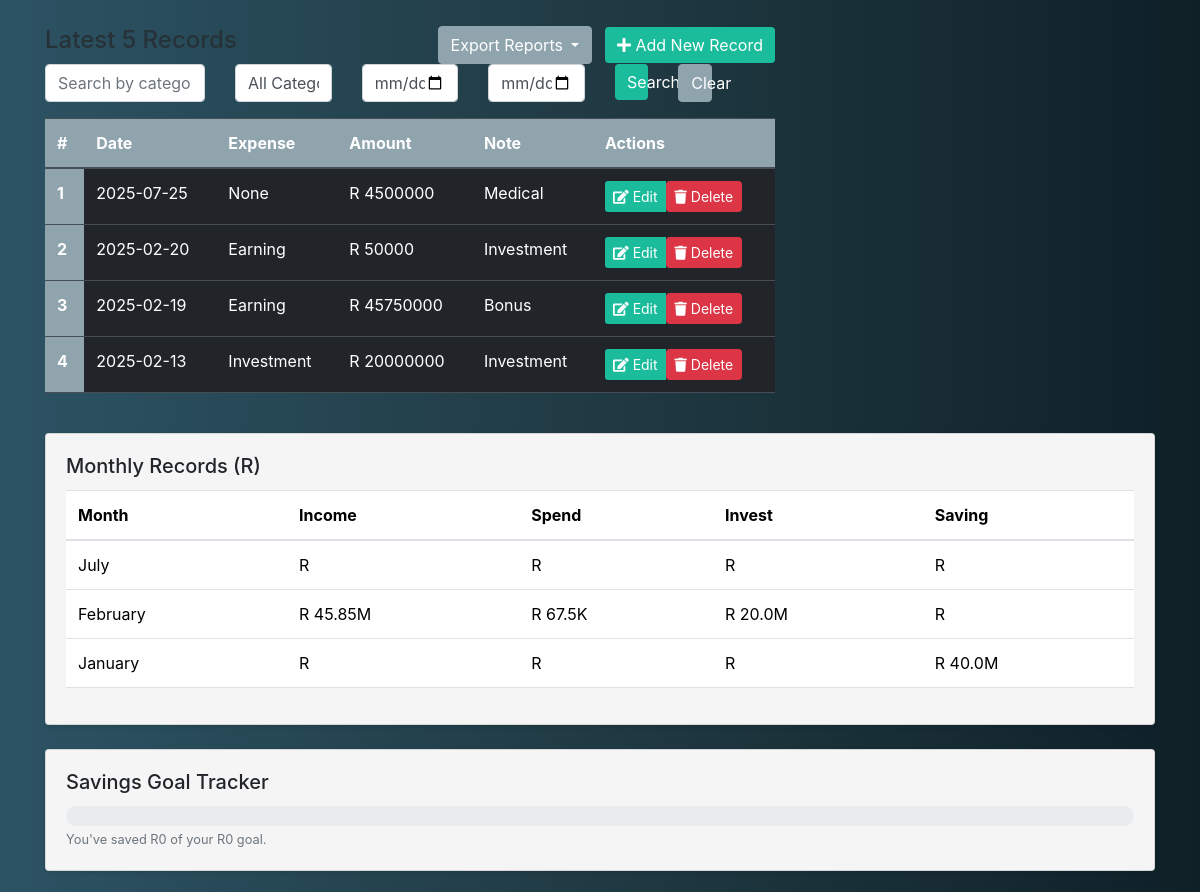
Page /home (signed in, middle part) on the earlier database version.
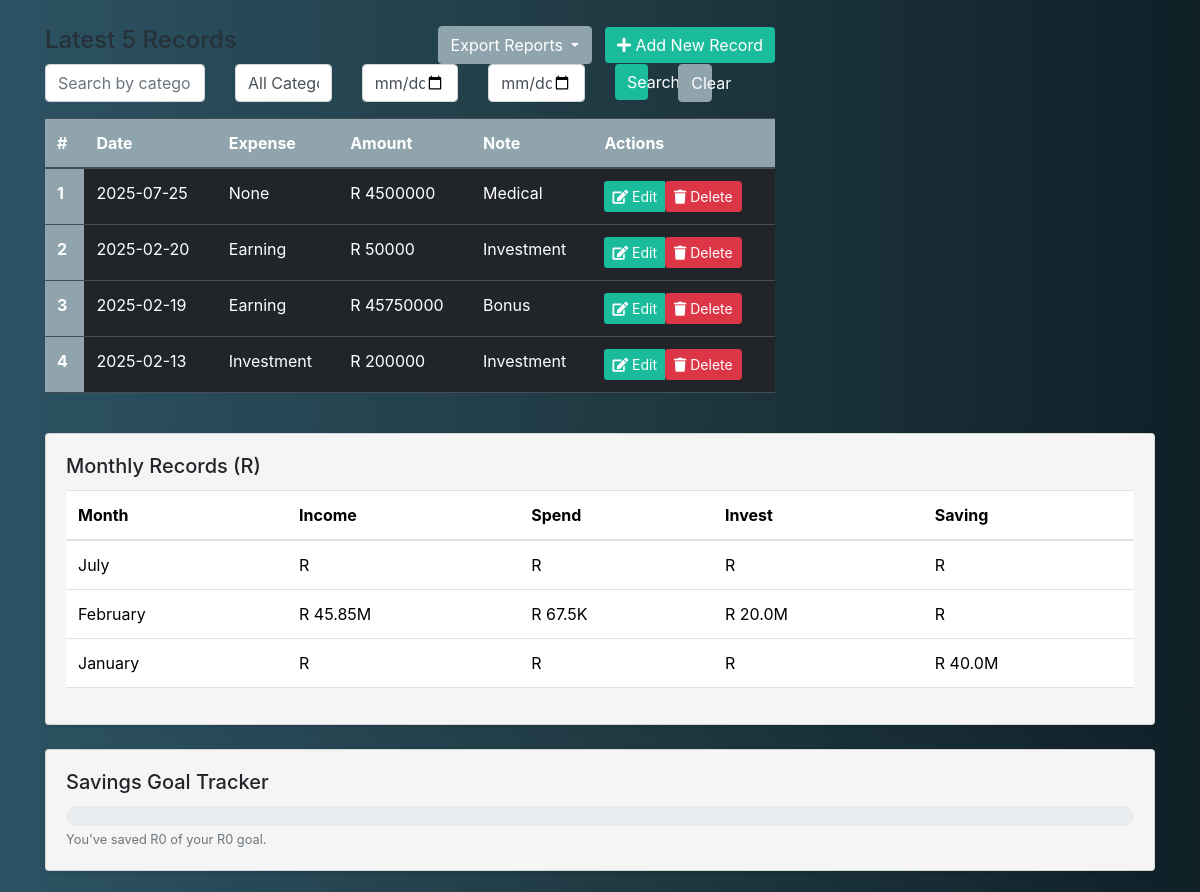
Same page on the later database version.
### tables this page shows
CREATE TABLE user_expenses (id INTEGER PRIMARY KEY AUTOINCREMENT, user_id INTEGER NOT NULL, pdate DATE NOT 
        NULL, expense VARCHAR(10) NOT NULL, amount INTEGER NOT NULL, pdescription VARCHAR(50), FOREIGN KEY (user_id) 
        REFERENCES user_login(user_id));

### main.py (the view)
@app.route('/home')
def home():
    if 'user_id' in session:  # if user is logged-in
        query = """select * from user_login where user_id = {} """.format(session['user_id'])
        userdata = support.execute_query("search", query)
        table_query = """select * from user_expenses where user_id = {} order by pdate desc""".format(
            session['user_id'])
        table_data = support.execute_query("search", table_query)
        df = pd.DataFrame(table_data, columns=['#', 'User_Id', 'Date', 'Expense', 'Amount', 'Note'])
        df = support.generate_df(df)
        try:
            earning, spend, invest, saving = support.top_tiles(df)
        except:
            earning, spend, invest, saving = 0, 0, 0, 0
        try:
            bar, pie, line, stack_bar = support.generate_Graph(df)
        except:
            bar, pie, line, stack_bar = None, None, None, None
        try:
            monthly_data = support.get_monthly_data(df, res=None)
        except:
            monthly_data = []
        try:
            card_data = support.sort_summary(df)
        except:
            card_data = []
        try:
            goals = support.expense_goal(df)
        except:
            goals = []
        try:
            size = 240
            pie1 = support.makePieChart(df, 'Earning', 'Month_name', size=size)
            pie2 = support.makePieChart(df, 'Spend', 'Day_name', size=size)
            pie3 = support.makePieChart(df, 'Investment', 'Year', size=size)
            pie4 = support.makePieChart(df, 'Saving', 'Note', size=size)
            pie5 = support.makePieChart(df, 'Saving', 'Day_name', size=size)
            pie6 = support.makePieChart(df, 'Investment', 'Note', size=size)
        except:
            pie1, pie2, pie3, pie4, pie5, pie6 = None, None, None, None, None, None
        return render_template('home.html',
                               user_name=userdata[0][1],
                               df_size=df.shape[0],
                               df=jsonify(df.to_json()),
                               earning=earning,
                               spend=spend,
                               invest=invest,
                               saving=saving,
                               monthly_data=monthly_data,
                               card_data=card_data,
                               goals=goals,
                               table_data=table_data[:4],
                               bar=bar,
                               line=line,
                               stack_bar=stack_bar,
                               pie1=pie1,
                               pie2=pie2,
                               pie3=pie3,
                               pie4=pie4,
                               pie5=pie5,
                               pie6=pie6,
                               )
    else:  # if not logged-in
        return redirect('/')

### support.py (called while the page is built)
def connect_db():
    conn = sqlite3.connect("expense.db")
    cur = conn.cursor()
    cur.execute(
        '''CREATE TABLE IF NOT EXISTS user_login (user_id INTEGER PRIMARY KEY AUTOINCREMENT, username VARCHAR(30) NOT NULL,
        email VARCHAR(30) NOT NULL UNIQUE, password VARCHAR(20) NOT NULL)''')
    cur.execute(
        '''CREATE TABLE IF NOT EXISTS user_expenses (id INTEGER PRIMARY KEY AUTOINCREMENT, user_id INTEGER NOT NULL, pdate DATE NOT
        NULL, expense VARCHAR(10) NOT NULL, amount INTEGER NOT NULL, pdescription VARCHAR(50), FOREIGN KEY (user_id)
        REFERENCES user_login(user_id))''')
    conn.commit()
    return conn, cur

def execute_query(operation=None, query=None):
    connection, cursor = connect_db()
    if operation == 'search':
        cursor.execute(query)
        data = cursor.fetchall()
        cursor.close()
        return data
    elif operation == 'insert':
        cursor.execute(query)
        connection.commit()
        cursor.close()
        connection.close()
        return None

def generate_df(df):
    df = df
    df['Date'] = pd.to_datetime(df['Date'])
    df['Year'] = df['Date'].dt.year
    df['Month_name'] = df['Date'].dt.month_name()
    df['Month'] = df['Date'].dt.month
    df['Day_name'] = df['Date'].dt.day_name()
    df['Day'] = df['Date'].dt.day
    df['Week'] = df['Date'].dt.isocalendar().week
    return df

def num2MB(num):
    if num < 1000:
        return int(num)
    if 1000 <= num < 1000000:
        return f'{float("%.2f" % (num / 1000))}K'
    elif 1000000 <= num < 1000000000:
        return f'{float("%.2f" % (num / 1000000))}M'
    else:
        return f'{float("%.2f" % (num / 1000000000))}B'

def top_tiles(df=None):
    if df is not None:
        tiles_data = df[['Expense', 'Amount']].groupby('Expense').sum()
        tiles = {'Earning': 0, 'Investment': 0, 'Saving': 0, 'Spend': 0}
        for i in list(tiles_data.index):
            try:
                tiles[i] = num2MB(tiles_data.loc[i][0])
            except:
                pass
        return tiles['Earning'], tiles['Spend'], tiles['Investment'], tiles['Saving']
    return

### templates/home.html (shortened to what this page needs)
<!DOCTYPE html>
<html lang="en">
    <head>
        <link rel="stylesheet" type="text/css" href="{{ url_for('static',filename='css/style.css') }}">
        <link href="/docs/5.1/dist/css/bootstrap.min.css" rel="stylesheet">
        <link rel="stylesheet" href="https://cdn.jsdelivr.net/npm/bootstrap@4.3.1/dist/css/bootstrap.min.css">
        <link rel="stylesheet" href="https://cdnjs.cloudflare.com/ajax/libs/font-awesome/5.15.4/css/all.min.css">
    </head>
    <body class="page-bg">
     <div class="container ">
        <br>
         <div  class="row mt-3">
             <div class="col-md-8">
                 <div class="row">
                     <div class="col-md-4">
                         <h4>Latest 5 Records</h4>
                     </div>
                     <div class="col-md-8 text-right">
                        <div class="btn-group">
                            <button type="button" class="btn btn-secondary dropdown-toggle" data-toggle="dropdown" aria-haspopup="true" aria-expanded="false">
                                Export Reports
                            </button>
                        </div>
                        <button type="button" class="btn btn-primary ml-2" data-toggle="modal" data-target="#addRecordModal">
                            <i class="fas fa-plus"></i> Add New Record
                        </button>
                     </div>
                 </div>
                 <div class="row mb-3">
                     <div class="col-md-3">
                         <input type="text" id="searchInput" class="form-control" placeholder="Search by category or description...">
                     </div>
                     <div class="col-md-2">
                         <select id="categoryFilter" class="form-control">
                             <option value="">All Categories</option>
                         </select>
                     </div>
                     <div class="col-md-2">
                         <input type="date" id="startDateFilter" class="form-control">
                     </div>
                     <div class="col-md-2">
                         <input type="date" id="endDateFilter" class="form-control">
                     </div>
                     <div class="col-md-1">
                         <button class="btn btn-primary w-100" onclick="applyFilters()">Search</button>
                     </div>
                     <div class="col-md-1">
                         <button class="btn btn-secondary w-100" onclick="clearFilters()">Clear</button>
                     </div>
                 </div>
                 <table class="table table-dark" id="expenseTable">
                  <thead>
                    <tr>
                      <th scope="col">#</th>
                      <th scope="col">Date</th>
                      <th scope="col">Expense</th>
                      <th scope="col">Amount</th>
                      <th scope="col">Note</th>
                      <th scope="col">Actions</th>
                    </tr>
                  </thead>
                  <tbody>
                  {% for expense in table_data %}
                    <tr>
                      <th scope="row">{{ loop.index }}</th>
                      <td>{{ expense[2] }}</td>
                      <td>{{ expense[3] }}</td>
                      <td>R {{ expense[4] }}</td>
                      <td>{{ expense[5] }}</td>
                      <td>
                          <div class="btn-group">
                              <button type="button" class="btn btn-primary btn-sm" data-toggle="modal" data-target="#editModal{{ expense[0] }}">
                                  <i class="fas fa-edit"></i> Edit
                              </button>
                              <form action="{{ url_for('delete_expense', expense_id=expense[0]) }}" method="POST"
                                    onsubmit="return confirm('Are you sure you want to delete this expense?');">
                                  <button type="submit" class="btn btn-danger btn-sm">
                                      <i class="fas fa-trash"></i> Delete
                                  </button>
                              </form>
                          </div>
                      </td>
                    </tr>
                  {% endfor %}
                  </tbody>
                 </table>
             </div>
         </div>
         <br>
         <div class="row">
             <div class="col-md-12">
                 <div class="card mb-4">
                     <div class="card-body">
                         <h5 class="card-title">Monthly Records (R)</h5>
                         <table class="table table-hover">
                             <thead>
                                 <tr>
                                     <th>Month</th>
                                     <th>Income</th>
                                     <th>Spend</th>
                                     <th>Invest</th>
                                     <th>Saving</th>
                                 </tr>
                             </thead>
                             <tbody>
                                 <tr>
                                     <td>July</td>
                                     <td>R </td>
                                     <td>R </td>
                                     <td>R </td>
                                     <td>R </td>
                                 </tr>
                                 <tr>
                                     <td>February</td>
                                     <td>R 45.85M</td>
                                     <td>R 67.5K</td>
                                     <td>R 20.0M</td>
                                     <td>R </td>
                                 </tr>
                                 <tr>
                                     <td>January</td>
                                     <td>R </td>
                                     <td>R </td>
                                     <td>R </td>
                                     <td>R 40.0M</td>
                                 </tr>
                             </tbody>
                         </table>
                     </div>
                 </div>
             </div>
         </div>
         <div class="card mb-4">
             <div class="card-body">
                 <h5 class="card-title">Savings Goal Tracker</h5>
                 <div class="progress">
                 </div>
                 <small class="text-muted">You've saved R{{ current_savings or 0 }} of your R{{ savings_goal or 0 }} goal.</small>
             </div>
         </div>
         </div>
         {% if df_size==0 %}
         <div>
             <h3>No records found, seems you are a new user</h3>
         </div>
         {% else %}
         <br>
         <br>
         {% endif %}
         <br>
         <br>
    </body>
</html>

### static/css/style.css (style rules this page uses)
.page-bg { background: #0F2027; background: -webkit-linear-gradient(to right, #2C5364, #203A43, #0F2027); background: linear-gradient(to right, #2C5364, #203A43, #0F2027); }
* { margin: 0; padding: 0; scroll-behavior: smooth; box-sizing: border-box; }
body { overflow-x: hidden; font-family: "Poppins", sans-serif; font-size: 16px; background-image: url('../images/budgetbuddy_logo_bg.png'); background-size: contain; background-position: center; background-repeat: no-repeat; background-attachment: fixed; background-color: #f8f9fa; }
input { overflow: hidden; }

### templates/home.html (style rules this page uses)
:root { --primary-color: #607D8B; --secondary-color: #90A4AE; --accent-color: #b32594; --background-color: #67afab; --text-color: #263238; --card-bg: #F5F5F5; --success-color: #4CAF50; --warning-color: #8418a58e; }
body { background-color: var(--background-color); color: var(--text-color); }
.btn-primary { background-color: var(--primary-color); border-color: var(--primary-color); }
.btn-secondary { background-color: var(--secondary-color); border-color: var(--secondary-color); }
.card { background-color: var(--card-bg); border: 1px solid rgba(0,0,0,.125); box-shadow: 0 2px 4px rgba(0,0,0,0.1); }
.table-dark { background-color: var(--primary-color); color: white; }
.table-dark th { background-color: var(--secondary-color); }
.btn-primary { background-color: #1ABC9C; border: none; transition: background-color 0.3s ease; }
.progress { height: 20px; border-radius: 10px; }

Differences in the rows shown:
changed user_expenses (number 4 of 4 on the later page): amount "20000000" → "200000"
